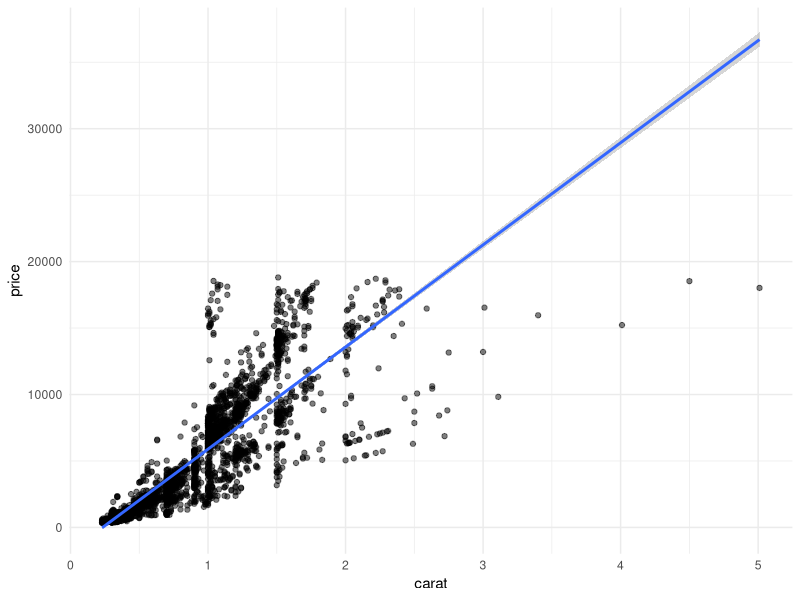
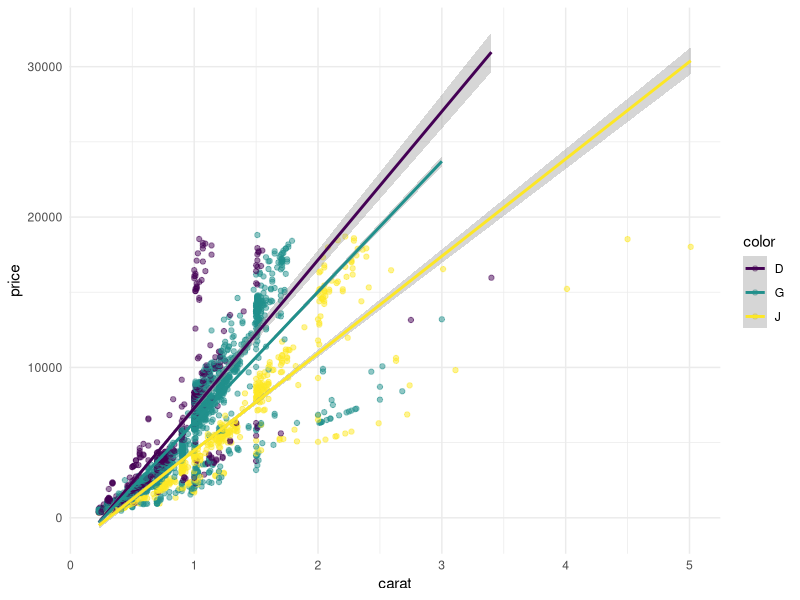
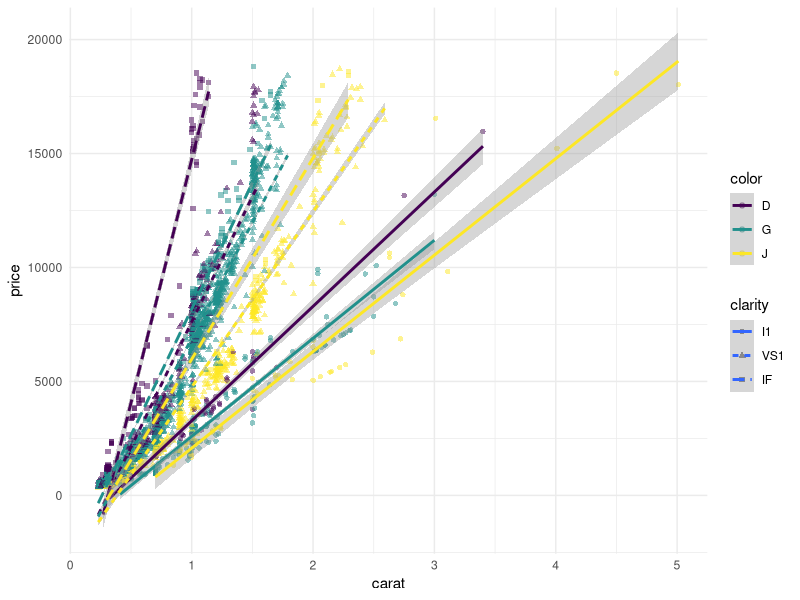
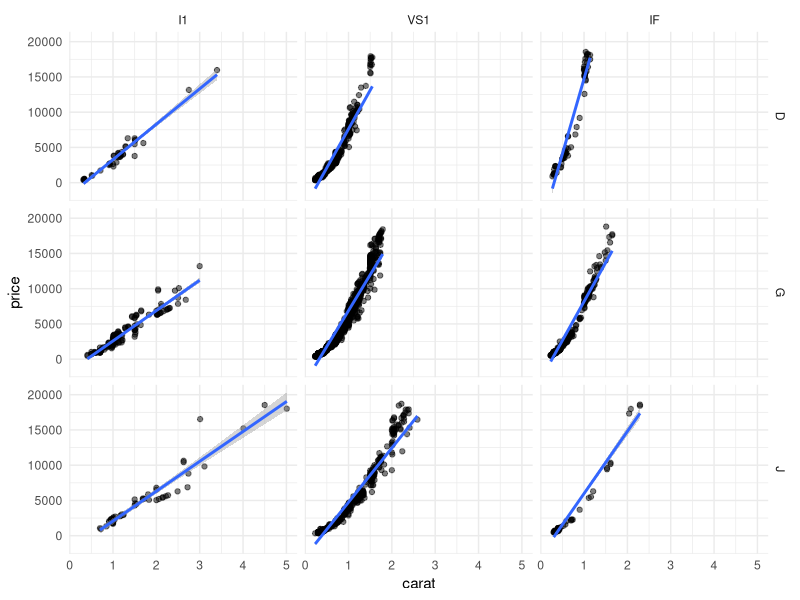

These charts were generated, in order, by the following R code:
## ---- chunk 1
knitr::opts_chunk$set(echo = TRUE, comment = NA, fig.align = "center", out.width = "50%", warning = FALSE, message = FALSE)

library(tidyverse)
library(knitr)

theme_set(theme_minimal())

ggplot2::diamonds
## ---- chunk 2
filtered_diamonds <- diamonds %>%
  filter(color %in% c("D", "G", "J")) %>%
  filter(clarity %in% c("I1", "VS1", "IF"))

knitr::kable(filtered_diamonds %>%
               count(color, clarity) %>%
               arrange(desc(n))
             )
## ---- chunk 3
ggplot(filtered_diamonds, aes(x = carat, y = price)) +
  geom_point(alpha = 0.5) +
  geom_smooth(method = "lm")
## ---- chunk 4
ggplot(filtered_diamonds, aes(x = carat, y = price, color = color)) +
  geom_point(alpha = 0.5) +
  geom_smooth(method = "lm")
## ---- chunk 5
ggplot(filtered_diamonds, aes(x = carat, y = price, color = color, shape = clarity, 
                              linetype = clarity)) +
  geom_point(alpha = 0.5) +
  geom_smooth(method = "lm")
## ---- chunk 6
ggplot(filtered_diamonds, aes(x = carat, y = price)) +
  geom_point(alpha = 0.5) +
  geom_smooth(method = "lm") + 
  facet_grid(color ~ clarity)
